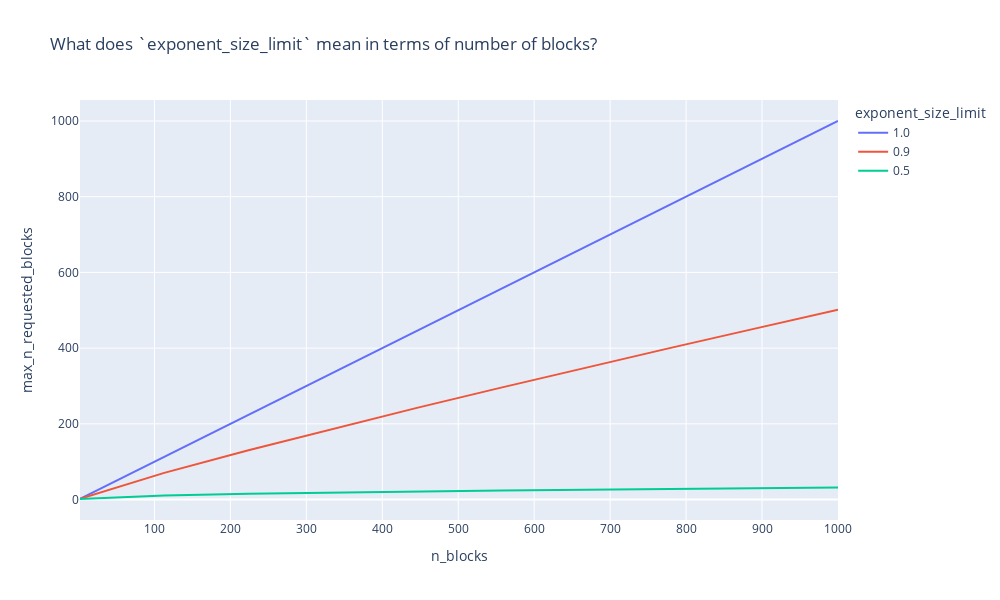

Notebook cell for this chart:
### Markdown cell above
## Caveats when reading the error bounds
- Theorems gives asymptotic guarantees, so the real bounds might be shifted up or down by large factors. You should focus on the slope and the evolution of the curve when we change parameters.
- There are a lot of moving pieces, I fixed some of them arbitrarily.
- PMWG has a strange $-\sqrt{T}$ factor in the accuracy bound that gives negative error for large number of blocks when some assumptions are not respected. Maybe it will help if I separate the "initial number of blocks" from the "online blocks" like they do.
- My error bounds are probably not tight and encapsulate a few assumptions. In particular, Tree of PMWs can be optimized further.
- The error bound is a worst-case error (max_q |pmw_output - true_output|). Block PMWs can give different guaranties for different queries, depending on the number of blocks they request.

## Interpretation
- When queries can request all the blocks, PMWGs is still the best. Tree of PMWs is pretty close though (almost parallel slope). One PMW per Block scales very poorly, because queries requesting a lot of blocks will need a linear number of PMWs (instead of logarithmic). 
- Tree of PMWs has the most negative slope when we limit the number of requested blocks, e.g. with exponent 0.5 (i.e. a query can request at most sqrt of the total number of blocks).
- One PMW per Block is surprisingly efficient for small number of blocks, probably because it doesn't deal with as much overhead as PMWG or Tree of PMWs.

### Code cell
px.line(
    size_df,
    x="n_blocks",
    y="max_n_requested_blocks",
    color="exponent_size_limit",
    title="What does `exponent_size_limit` mean in terms of number of blocks?"
)

### Figure 1 — Plotly figure (JSON) as saved in the notebook; plotly's stock layout.template omitted (floating-point values rounded to 4 significant figures)
{"data": [{"hovertemplate": "exponent_size_limit=1.0<br>n_blocks=%{x}<br>max_n_requested_blocks=%{y}<extra></extra>", "legendgroup": "1.0", "line": {"color": "#636efa", "dash": "solid"}, "marker": {"symbol": "circle"}, "mode": "lines", "name": "1.0", "orientation": "v", "showlegend": true, "type": "scatter", "x": [2, 112.9, 223.8, 334.7, 445.6, 556.4, 667.3, 778.2, 889.1, 1000], "xaxis": "x", "y": [2, 112.9, 223.8, 334.7, 445.6, 556.4, 667.3, 778.2, 889.1, 1000], "yaxis": "y"}, {"hovertemplate": "exponent_size_limit=0.9<br>n_blocks=%{x}<br>max_n_requested_blocks=%{y}<extra></extra>", "legendgroup": "0.9", "line": {"color": "#EF553B", "dash": "solid"}, "marker": {"symbol": "circle"}, "mode": "lines", "name": "0.9", "orientation": "v", "showlegend": true, "type": "scatter", "x": [2, 112.9, 223.8, 334.7, 445.6, 556.4, 667.3, 778.2, 889.1, 1000], "xaxis": "x", "y": [1.866, 70.37, 130.3, 187.1, 242.1, 295.7, 348.3, 399.9, 450.9, 501.2], "yaxis": "y"}, {"hovertemplate": "exponent_size_limit=0.5<br>n_blocks=%{x}<br>max_n_requested_blocks=%{y}<extra></extra>", "legendgroup": "0.5", "line": {"color": "#00cc96", "dash": "solid"}, "marker": {"symbol": "circle"}, "mode": "lines", "name": "0.5", "orientation": "v", "showlegend": true, "type": "scatter", "x": [2, 112.9, 223.8, 334.7, 445.6, 556.4, 667.3, 778.2, 889.1, 1000], "xaxis": "x", "y": [1.414, 10.62, 14.96, 18.29, 21.11, 23.59, 25.83, 27.9, 29.82, 31.62], "yaxis": "y"}], "layout": {"height": 600, "legend": {"title": {"text": "exponent_size_limit"}, "tracegroupgap": 0}, "title": {"text": "What does `exponent_size_limit` mean in terms of number of blocks?"}, "width": 1000, "xaxis": {"anchor": "y", "autorange": true, "domain": [0, 1], "range": [2, 1000], "title": {"text": "n_blocks"}, "type": "linear"}, "yaxis": {"anchor": "x", "autorange": true, "domain": [0, 1], "range": [-54.06, 1055.0], "title": {"text": "max_n_requested_blocks"}, "type": "linear"}}}
